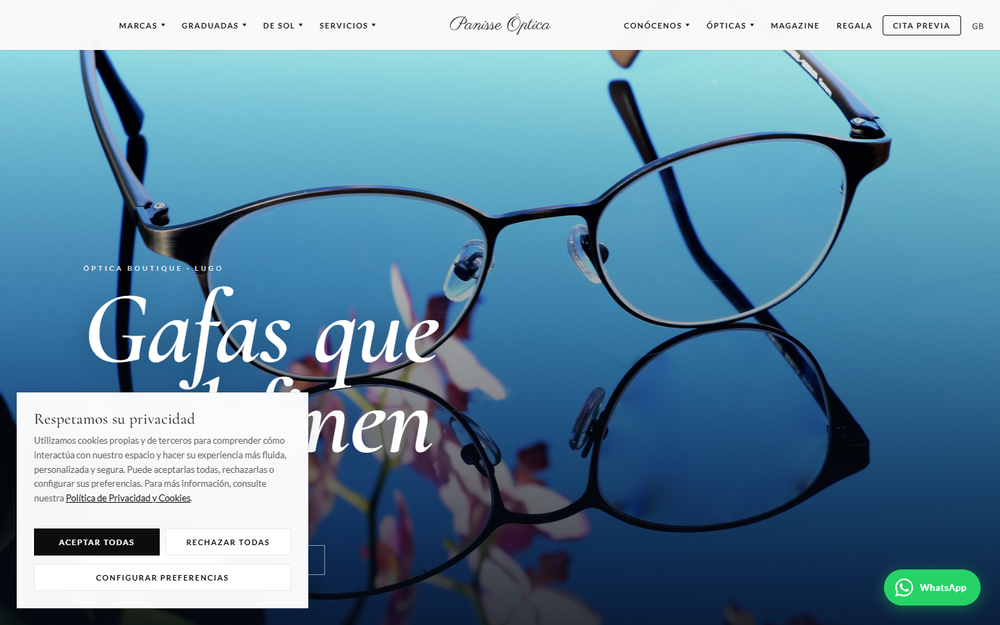
#> input picture UsersPANISS~1AppDataLocalTempclaudec--Users-Panisse--ptica-Lugo-Desktop-Web-Panisse#de13d7-7836-4b45-89b1-d09f4e78c31fscratchpadhero-check.png, 1000 x 625 px, shrunk from 1440 x 900 before the run
$ python _pad_coron.py '../UsersPANISS~1AppDataLocalTempclaudec--Users-Panisse--ptica-Lugo-Desktop-Web-Panisse#de13d7-7836-4b45-89b1-d09f4e78c31fscratchpadhero-check.png'
#> lines starting #> are read from the running program, lines starting #| are printed output that depends on the picture
from PIL import Image
import os, sys

img_path = sys.argv[1]
img = Image.open(img_path).convert("RGBA")
w, h = img.size
#> w = 1000; h = 625
pad = int(max(w, h) * 0.20)
#> pad = 200
new_w = w + pad * 2
#> new_w = 1400
new_h = h + pad * 2
#> new_h = 1025
canvas = Image.new("RGBA", (new_w, new_h), (255, 255, 255, 255))
#> canvas: PIL image 1400x1025 RGBA; every value is 255
canvas.paste(img, (pad, pad), img)
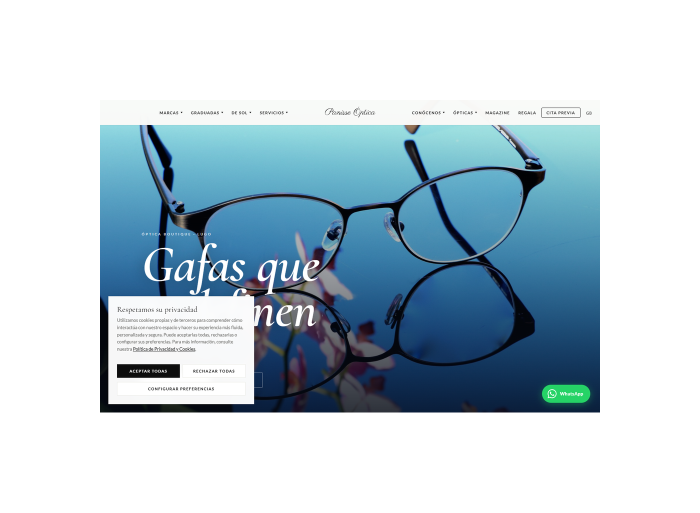
#> canvas: PIL image 1400x1025 RGBA (shown at 1/2 size); mean R, G, B, A 187.1, 204.4, 214.2, 255
canvas = canvas.convert("RGB")
#> canvas: PIL image 1400x1025 RGB
canvas.save(img_path, "JPEG", quality=92)
print(f"Done: {new_w}x{new_h}")
#| Done: 1400x1025
